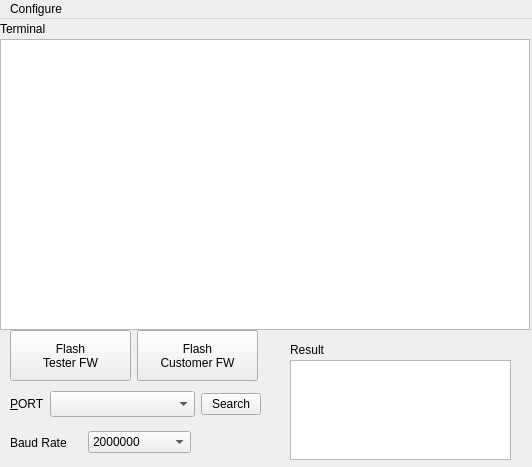
<?xml version="1.0" encoding="UTF-8"?>
<ui version="4.0">
 <class>MainWindow</class>
 <widget class="QMainWindow" name="MainWindow">
  <property name="geometry">
   <rect>
    <x>0</x>
    <y>0</y>
    <width>532</width>
    <height>467</height>
   </rect>
  </property>
  <property name="sizePolicy">
   <sizepolicy hsizetype="Fixed" vsizetype="Fixed">
    <horstretch>0</horstretch>
    <verstretch>0</verstretch>
   </sizepolicy>
  </property>
  <property name="minimumSize">
   <size>
    <width>532</width>
    <height>467</height>
   </size>
  </property>
  <property name="maximumSize">
   <size>
    <width>532</width>
    <height>467</height>
   </size>
  </property>
  <property name="windowTitle">
   <string>Esp32 Download Tools</string>
  </property>
  <widget class="QWidget" name="centralwidget">
   <widget class="QWidget" name="layoutWidget">
    <property name="geometry">
     <rect>
      <x>0</x>
      <y>0</y>
      <width>531</width>
      <height>311</height>
     </rect>
    </property>
    <layout class="QVBoxLayout" name="verticalLayout">
     <property name="spacing">
      <number>0</number>
     </property>
     <item>
      <widget class="QLabel" name="label_4">
       <property name="minimumSize">
        <size>
         <width>0</width>
         <height>20</height>
        </size>
       </property>
       <property name="maximumSize">
        <size>
         <width>60</width>
         <height>25</height>
        </size>
       </property>
       <property name="text">
        <string>Terminal</string>
       </property>
       <property name="buddy">
        <cstring>resultTextBrowser</cstring>
       </property>
      </widget>
     </item>
     <item>
      <widget class="QTextBrowser" name="resultTextBrowser">
       <property name="maximumSize">
        <size>
         <width>530</width>
         <height>400</height>
        </size>
       </property>
      </widget>
     </item>
    </layout>
   </widget>
   <widget class="QWidget" name="layoutWidget">
    <property name="geometry">
     <rect>
      <x>10</x>
      <y>370</y>
      <width>251</width>
      <height>30</height>
     </rect>
    </property>
    <layout class="QHBoxLayout" name="horizontalLayout_5">
     <item>
      <layout class="QHBoxLayout" name="horizontalLayout_3">
       <property name="spacing">
        <number>0</number>
       </property>
       <item>
        <widget class="QLabel" name="label_3">
         <property name="maximumSize">
          <size>
           <width>40</width>
           <height>16777215</height>
          </size>
         </property>
         <property name="text">
          <string>&amp;PORT</string>
         </property>
         <property name="buddy">
          <cstring>portComBox</cstring>
         </property>
        </widget>
       </item>
       <item>
        <widget class="QComboBox" name="portComBox">
         <property name="minimumSize">
          <size>
           <width>50</width>
           <height>26</height>
          </size>
         </property>
         <property name="maximumSize">
          <size>
           <width>300</width>
           <height>26</height>
          </size>
         </property>
        </widget>
       </item>
      </layout>
     </item>
     <item>
      <widget class="QPushButton" name="searchPortBtn">
       <property name="maximumSize">
        <size>
         <width>60</width>
         <height>16777215</height>
        </size>
       </property>
       <property name="text">
        <string>Search</string>
       </property>
      </widget>
     </item>
    </layout>
   </widget>
   <widget class="QWidget" name="layoutWidget">
    <property name="geometry">
     <rect>
      <x>10</x>
      <y>310</y>
      <width>250</width>
      <height>53</height>
     </rect>
    </property>
    <layout class="QHBoxLayout" name="horizontalLayout_2">
     <item>
      <widget class="QPushButton" name="pieFlashBtn">
       <property name="minimumSize">
        <size>
         <width>121</width>
         <height>51</height>
        </size>
       </property>
       <property name="maximumSize">
        <size>
         <width>121</width>
         <height>51</height>
        </size>
       </property>
       <property name="text">
        <string>Flash
Tester FW</string>
       </property>
      </widget>
     </item>
     <item>
      <widget class="QPushButton" name="custFlashBtn">
       <property name="minimumSize">
        <size>
         <width>121</width>
         <height>51</height>
        </size>
       </property>
       <property name="maximumSize">
        <size>
         <width>121</width>
         <height>51</height>
        </size>
       </property>
       <property name="text">
        <string>Flash
Customer FW</string>
       </property>
      </widget>
     </item>
    </layout>
   </widget>
   <widget class="QWidget" name="layoutWidget_2">
    <property name="geometry">
     <rect>
      <x>290</x>
      <y>320</y>
      <width>221</width>
      <height>121</height>
     </rect>
    </property>
    <layout class="QVBoxLayout" name="verticalLayout_2">
     <property name="spacing">
      <number>0</number>
     </property>
     <item>
      <widget class="QLabel" name="label_5">
       <property name="minimumSize">
        <size>
         <width>0</width>
         <height>20</height>
        </size>
       </property>
       <property name="maximumSize">
        <size>
         <width>60</width>
         <height>25</height>
        </size>
       </property>
       <property name="text">
        <string>Result</string>
       </property>
       <property name="buddy">
        <cstring>resultTextBrowser</cstring>
       </property>
      </widget>
     </item>
     <item>
      <widget class="QTextBrowser" name="resultBrowser">
       <property name="maximumSize">
        <size>
         <width>250</width>
         <height>100</height>
        </size>
       </property>
      </widget>
     </item>
    </layout>
   </widget>
   <widget class="QWidget" name="layoutWidget">
    <property name="geometry">
     <rect>
      <x>10</x>
      <y>410</y>
      <width>181</width>
      <height>27</height>
     </rect>
    </property>
    <layout class="QHBoxLayout" name="horizontalLayout">
     <item>
      <widget class="QLabel" name="label">
       <property name="maximumSize">
        <size>
         <width>72</width>
         <height>16777215</height>
        </size>
       </property>
       <property name="text">
        <string>Baud Rate</string>
       </property>
      </widget>
     </item>
     <item>
      <widget class="QComboBox" name="baudComboBox">
       <property name="currentText">
        <string>2000000</string>
       </property>
       <property name="duplicatesEnabled">
        <bool>false</bool>
       </property>
       <item>
        <property name="text">
         <string>2000000</string>
        </property>
       </item>
       <item>
        <property name="text">
         <string>1152000</string>
        </property>
       </item>
       <item>
        <property name="text">
         <string>921600</string>
        </property>
       </item>
       <item>
        <property name="text">
         <string>230400</string>
        </property>
       </item>
       <item>
        <property name="text">
         <string>115200</string>
        </property>
       </item>
       <item>
        <property name="text">
         <string>96000</string>
        </property>
       </item>
      </widget>
     </item>
    </layout>
   </widget>
  </widget>
  <widget class="QMenuBar" name="menubar">
   <property name="geometry">
    <rect>
     <x>0</x>
     <y>0</y>
     <width>532</width>
     <height>23</height>
    </rect>
   </property>
   <widget class="QMenu" name="menuSetting">
    <property name="title">
     <string>Configure</string>
    </property>
    <addaction name="actVeriFw"/>
    <addaction name="actFlashFw"/>
    <addaction name="act_login"/>
   </widget>
   <addaction name="menuSetting"/>
  </widget>
  <action name="setPieFwDir">
   <property name="text">
    <string>Pie</string>
   </property>
   <property name="shortcut">
    <string>Ctrl+S, Ctrl+P</string>
   </property>
  </action>
  <action name="setCoutFwDir">
   <property name="text">
    <string>Customer</string>
   </property>
  </action>
  <action name="actVeriFw">
   <property name="text">
    <string>Verify Firmware</string>
   </property>
  </action>
  <action name="actFlashFw">
   <property name="text">
    <string>Flash Firmware</string>
   </property>
  </action>
  <action name="act_login">
   <property name="text">
    <string>Login</string>
   </property>
  </action>
 </widget>
 <tabstops>
  <tabstop>resultTextBrowser</tabstop>
 </tabstops>
 <resources/>
 <connections/>
</ui>
